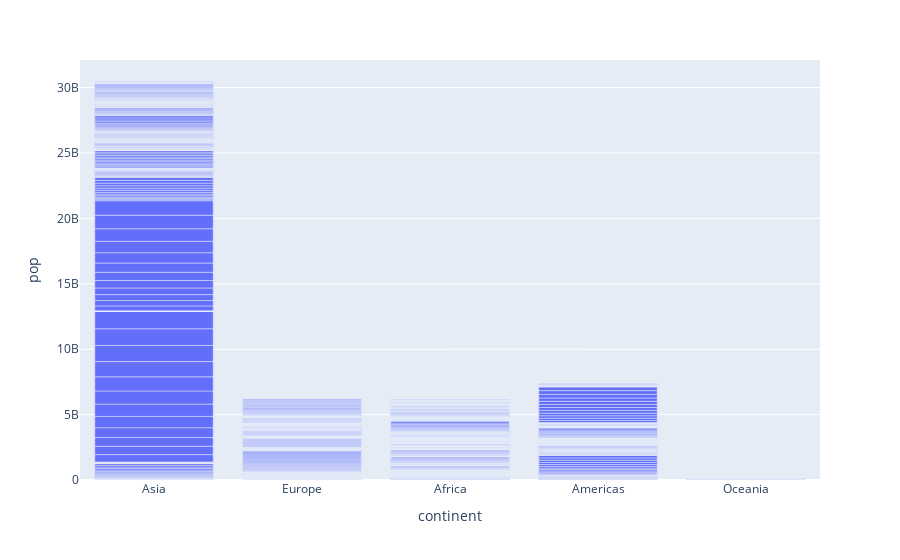

Source (notebook cell):
### Code cell
px.bar(data, x='continent', y='pop')

### Figure 1 — Plotly figure (JSON) as saved in the notebook; plotly's stock layout.template omitted (floating-point values rounded to 4 significant figures; data arrays with more than 128 entries replaced by an {"elided": "..."} marker saying what was removed)
{"data": [{"alignmentgroup": "True", "hovertemplate": "continent=%{x}<br>pop=%{y}<extra></extra>", "legendgroup": "", "marker": {"color": "#636efa", "pattern": {"shape": ""}}, "name": "", "offsetgroup": "", "orientation": "v", "showlegend": false, "textposition": "auto", "type": "bar", "x": {"elided": "1704 str values"}, "xaxis": "x", "y": {"elided": "1704 int values"}, "yaxis": "y"}], "layout": {"barmode": "relative", "legend": {"tracegroupgap": 0}, "margin": {"t": 60}, "xaxis": {"anchor": "y", "domain": [0, 1], "title": {"text": "continent"}}, "yaxis": {"anchor": "x", "domain": [0, 1], "title": {"text": "pop"}}}}
